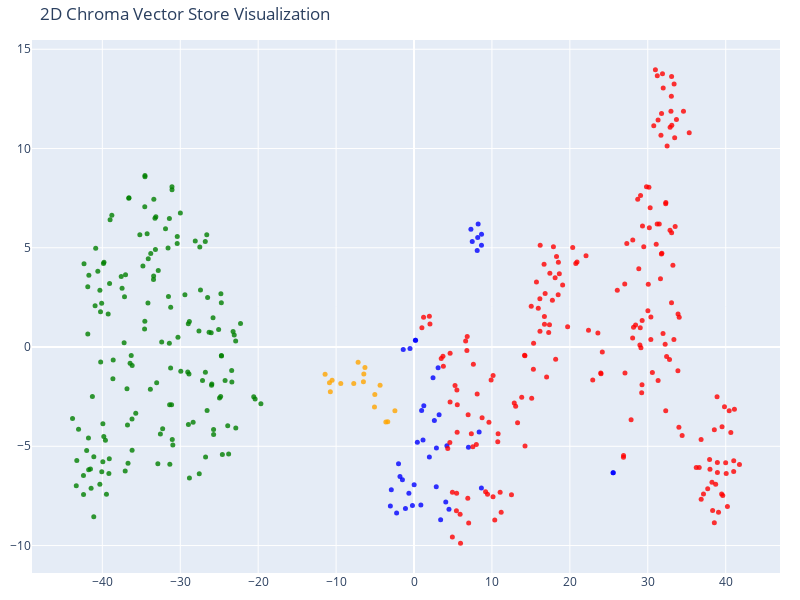

Here is the notebook cell this chart was saved with:
### Code cell
tsne = TSNE(n_components=2, random_state=42)
reduced_vectors = tsne.fit_transform(vectors)

# Create the 2D scatter plot
fig = go.Figure(data=[go.Scatter(
    x=reduced_vectors[:, 0],
    y=reduced_vectors[:, 1],
    mode='markers',
    marker=dict(size=5, color=colors, opacity=0.8),
    text=[f"Type: {t}<br>Text: {d[:100]}..." for t, d in zip(doc_types, documents)],
    hoverinfo='text'
)])

fig.update_layout(title='2D Chroma Vector Store Visualization',
    scene=dict(xaxis_title='x',yaxis_title='y'),
    width=800,
    height=600,
    margin=dict(r=20, b=10, l=10, t=40)
)

fig.show()

### Figure 1 — Plotly figure (JSON) as saved in the notebook; plotly's stock layout.template omitted (floating-point values rounded to 4 significant figures; data arrays with more than 128 entries replaced by an {"elided": "..."} marker saying what was removed)
{"data": [{"hoverinfo": "text", "marker": {"color": {"elided": "402 str values"}, "opacity": 0.8, "size": 5}, "mode": "markers", "text": {"elided": "402 str values"}, "type": "scatter", "x": {"elided": "402 float values"}, "y": {"elided": "402 float values"}}], "layout": {"height": 600, "margin": {"b": 10, "l": 10, "r": 20, "t": 40}, "scene": {"xaxis": {"title": {"text": "x"}}, "yaxis": {"title": {"text": "y"}}}, "title": {"text": "2D Chroma Vector Store Visualization"}, "width": 800}}
